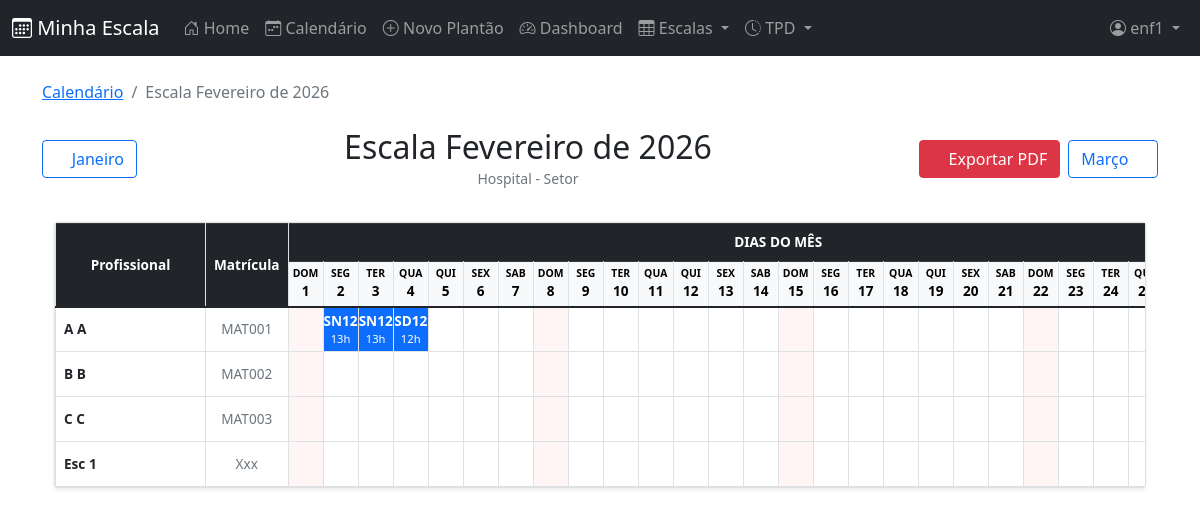
The app's page /escala-mensal/2/2026/ (signed in) with its own data.
### cal/models.py (models this page shows, shortened)
class Matricula(models.Model):
    user = models.OneToOneField(
        User,
        on_delete=models.CASCADE,
        related_name="matricula",
        null=True,
        blank=True
    )
    perfil = models.ForeignKey(PerfilUsuario, on_delete=models.SET_NULL, null=True, blank=True, related_name='matriculas_vinculadas')
    nome_completo = models.CharField(max_length=200)
    nome_exibicao = models.CharField(max_length=50, verbose_name="Nome de Exibição", default="")
    matricula = models.CharField(max_length=30, unique=True)
    coren = models.CharField(max_length=30, blank=True, null=True)
    hospital = models.ForeignKey(
        Hospital,
        on_delete=models.PROTECT,
        related_name="profissionais"
    )
    setor = models.ForeignKey(
        Setor,
        on_delete=models.PROTECT,
        related_name="profissionais",
        null=True,
        blank=True
    )
    especialidade = models.ForeignKey(
        Especialidade,
        on_delete=models.SET_NULL,
        related_name="profissionais",
        null=True,
        blank=True
    )
    carga_horaria_semanal = models.PositiveIntegerField(default=40)
    ativo = models.BooleanField(default=True)
    class Meta:
        ordering = ["nome_exibicao"]

class TipoEvento(models.Model):
    CORES_CHOICES = [
        ('#007bff', 'Azul'),
        ('#6610f2', 'Roxo'),
        ('#6f42c1', 'Lilás'),
        ('#e83e8c', 'Rosa'),
        ('#dc3545', 'Vermelho'),
        ('#fd7e14', 'Laranja'),
        ('#ffc107', 'Amarelo'),
        ('#28a745', 'Verde'),
        ('#20c997', 'Turquesa'),
        ('#17a2b8', 'Ciano'),
        ('#6c757d', 'Cinza'),
        ('#343a40', 'Preto'),
    ]
    tipo_base = models.ForeignKey(Tipo, on_delete=models.CASCADE, related_name="eventos", verbose_name="Tipo Base", null=True, blank=True)
    codigo = models.CharField(max_length=10, verbose_name="Código")
    descricao = models.CharField(max_length=50, verbose_name="Descrição")
    horas = models.PositiveIntegerField(verbose_name="Carga Horária (Horas)")
    cor = models.CharField(max_length=20, choices=CORES_CHOICES, default='#007bff', verbose_name="Cor")
    class Meta:
        verbose_name = "Tipo de Evento"
        verbose_name_plural = "Tipos de Evento"
        unique_together = ("codigo", "descricao")

### cal/views/escala_mes_views.py (the view)
# urls.py: path('escala-mensal/', escala_mes_views.escala_mes_view, name='escala_mensal'),
@login_required
def escala_mes_view(request, mes=None, ano=None):
    hoje = datetime.now()
    mes = int(mes) if mes else hoje.month
    ano = int(ano) if ano else hoje.year
    hospital_id = request.GET.get('hospital')
    setor_id = request.GET.get('setor')
    user = request.user
    matricula_usuario = get_matricula(user)
    if is_admin(user):
        profissionais = Matricula.objects.filter(ativo=True)
        hospitais = Hospital.objects.all()
        setores = Setor.objects.all()
    elif matricula_usuario:
        profissionais = Matricula.objects.filter(
            hospital=matricula_usuario.hospital,
            setor=matricula_usuario.setor,
            ativo=True
        )
        hospitais = Hospital.objects.filter(id=matricula_usuario.hospital.id)
        setores = Setor.objects.filter(id=matricula_usuario.setor.id)
        if not hospital_id:
            hospital_id = matricula_usuario.hospital.id
        if not setor_id:
            setor_id = matricula_usuario.setor.id
    else:
        profissionais = Matricula.objects.none()
        hospitais = Hospital.objects.none()
        setores = Setor.objects.none()
    if hospital_id: profissionais = profissionais.filter(hospital_id=hospital_id)
    if setor_id: profissionais = profissionais.filter(setor_id=setor_id)
    primeiro_dia = date(ano, mes, 1)
    ultimo_dia = date(ano, mes, monthrange(ano, mes)[1])
    datas_cabecalho = []
    weekdays_pt = ['SEG', 'TER', 'QUA', 'QUI', 'SEX', 'SAB', 'DOM']
    for dia in range(1, ultimo_dia.day + 1):
        data_dia = date(ano, mes, dia)
        datas_cabecalho.append({
            'dia': dia,
            'dia_semana': weekdays_pt[data_dia.weekday()],
            'data_completa': data_dia,
            'weekday_idx': data_dia.weekday()
        })
    dados_profissionais = []
    semana_atual = 1
    for profissional in profissionais:
        eventos = EventoEscala.objects.filter(
            profissional=profissional,
            data__range=[primeiro_dia, ultimo_dia]
        ).select_related('tipo')
        dias_dict = {}
        for evento in eventos:
            codigo = ""
            horas = 0
            if evento.tipo:
                codigo = evento.tipo.codigo
                horas = float(evento.tipo.horas or 0)
            dias_dict[evento.data.day] = {
                'turnos': codigo,
                'horas': horas,
                'e_tpd': 'TPD' in codigo.upper(),
                'evento_id': evento.id
            }
        semanas_totais = {}
        semana_idx = 1
        current_week_hours = 0
        for dia_idx, data_head in enumerate(datas_cabecalho):
            dia = data_head['dia']
            if dia in dias_dict:
                current_week_hours += dias_dict[dia]['horas']
            if data_head['weekday_idx'] == 6 or dia_idx == len(datas_cabecalho) - 1:
                semanas_totais[semana_idx] = current_week_hours
                semana_idx += 1
                current_week_hours = 0
        if semana_idx > semana_atual:
            semana_atual = semana_idx
        dados_profissionais.append({
            'profissional': profissional,
            'dias': dias_dict,
            'semanas_totais': semanas_totais,
            'total_mes': sum(d['horas'] for d in dias_dict.values()),
            'saldo': saldo_info(profissional, mes, ano),
        })
    meses_pt = {1: 'Janeiro', 2: 'Fevereiro', 3: 'Março', 4: 'Abril', 5: 'Maio', 6: 'Junho', 7: 'Julho', 8: 'Agosto', 9: 'Setembro', 10: 'Outubro', 11: 'Novembro', 12: 'Dezembro'}
    context = {
        'mes_atual': mes, 'ano_atual': ano, 'mes_nome': meses_pt[mes],
        'dados_profissionais': dados_profissionais, 'datas_cabecalho': datas_cabecalho,
        'hospitais': hospitais, 'setores': setores,
        'hospital_filtro': int(hospital_id) if hospital_id else None,
        'setor_filtro': int(setor_id) if setor_id else None,
        'num_semanas': range(1, semana_atual),
        'mes_anterior': {'mes': 12 if mes==1 else mes-1, 'ano': ano-1 if mes==1 else ano, 'nome': meses_pt[12 if mes==1 else mes-1]},
        'mes_proximo': {'mes': 1 if mes==12 else mes+1, 'ano': ano+1 if mes==12 else ano, 'nome': meses_pt[1 if mes==12 else mes+1]},
    }
    return render(request, 'escala/escala_mes.html', context)

### cal/permissions.py (called while the page is built)
def get_perfil(user):
    return getattr(user, 'cal_perfil', None)

def get_matricula(user):
    return getattr(user, 'matricula', None)

def is_admin(user):
    perfil = get_perfil(user)
    return user.is_staff or (perfil is not None and perfil.tipo == 'ADMIN')

### cal/utils_saldo.py (called while the page is built)
def inicio_semana(referencia=None):
    if referencia is None:
        referencia = date.today()
    dias_desde_domingo = referencia.isoweekday() % 7  # domingo=0, segunda=1, ...
    return referencia - timedelta(days=dias_desde_domingo)

def fim_semana(referencia=None):
    return inicio_semana(referencia) + timedelta(days=6)

def horas_no_periodo(profissional, inicio, fim):
    from .models import EventoEscala
    eventos = EventoEscala.objects.filter(
        profissional=profissional,
        data__range=(inicio, fim),
        tipo__tipo_base__contabiliza=True,
    ).exclude(
        criado_por__cal_perfil__tipo='ENFERMEIRO'
    ).select_related('tipo')
    return sum(e.tipo.horas for e in eventos)

def saldo_semana(profissional, referencia=None):
    inicio = inicio_semana(referencia)
    fim = fim_semana(referencia)
    horas = horas_no_periodo(profissional, inicio, fim)
    return horas - profissional.carga_horaria_semanal

def carga_proxima_semana(profissional, referencia=None):
    saldo = saldo_semana(profissional, referencia)
    carga_ajustada = profissional.carga_horaria_semanal - saldo
    return max(0, carga_ajustada)

def saldo_info(profissional, mes, ano):
    hoje = date.today()
    inicio = inicio_semana(hoje)
    fim = fim_semana(hoje)
    semana_no_mes = (
        (inicio.year == ano and inicio.month == mes) or
        (fim.year == ano and fim.month == mes) or
        (inicio <= date(ano, mes, 1) <= fim)
    )
    saldo = saldo_semana(profissional, hoje)
    carga_prox = carga_proxima_semana(profissional, hoje)
    return {
        'saldo': saldo,
        'carga_proxima': carga_prox,
        'semana_no_mes': semana_no_mes,
    }

### templates/escala/escala_mes.html (shortened to what this page needs)
{% extends 'base.html' %}
{% load static %}
{% load cal_extras %}
{% block content %}
<nav aria-label="breadcrumb" class="mb-4 d-print-none">
    <ol class="breadcrumb">
        <li class="breadcrumb-item"><a href="{% url 'cal:calendar' %}">Calendário</a></li>
        <li class="breadcrumb-item active">Escala {{ mes_nome }} de {{ ano_atual }}</li>
    </ol>
</nav>
<div class="d-flex justify-content-between align-items-center mb-4">
    <div>
        <a href="{% url 'cal:escala_mensal_mes_ano' mes_anterior.mes mes_anterior.ano %}" class="btn btn-outline-primary d-print-none">
            <i class="fas fa-chevron-left"></i> {{ mes_anterior.nome }}
        </a>
    </div>
    <div class="text-center">
        <h2 class="mb-0">Escala {{ mes_nome }} de {{ ano_atual }}</h2>
        <small class="text-muted">{{ escala.hospital.nome|default:"Hospital" }} - {{ escala.setor.nome|default:"Setor" }}</small>
    </div>
    <div class="d-flex gap-2">
        <a href="{% url 'cal:exportar_escala_pdf' mes_atual ano_atual %}" class="btn btn-danger d-print-none">
            <i class="fas fa-file-pdf"></i> Exportar PDF
        </a>
        <a href="{% url 'cal:escala_mensal_mes_ano' mes_proximo.mes mes_proximo.ano %}" class="btn btn-outline-primary d-print-none">
            {{ mes_proximo.nome }} <i class="fas fa-chevron-right"></i>
        </a>
    </div>
</div>
<div class="container-fluid py-2">
    <div class="card shadow-sm">
        <div class="card-body p-0">
            <div class="table-responsive">
                <table class="table table-bordered mb-0 escala-table" style="font-size: 0.85rem;">
                    <thead>
                        <tr class="table-dark text-center">
                            <th rowspan="2" class="align-middle" style="min-width: 150px;">Profissional</th>
                            <th rowspan="2" class="align-middle">Matrícula</th>
                            <th colspan="{{ datas_cabecalho|length }}">DIAS DO MÊS</th>
                        </tr>
                        <tr class="table-light">
                            {% for data in datas_cabecalho %}
                            <th class="text-center p-1 {% if data.weekday_idx == 6 %}bg-danger-subtle{% endif %}" style="min-width: 35px;">
                                <small class="d-block text-uppercase" style="font-size: 0.65rem;">{{ data.dia_semana }}</small>
                                <strong>{{ data.dia }}</strong>
                            </th>
                            {% endfor %}
                        </tr>
                    </thead>
                    <tbody>
                        {% for dados in dados_profissionais %}
                        {% with prof=dados.profissional %}
                        <tr>
                            <td class="align-middle fw-bold">{{ prof.nome_completo }}</td>
                            <td class="align-middle text-center text-muted">{{ prof.numero|default:prof.matricula }}</td>
                            {% for data_head in datas_cabecalho %}
                            {% with dia_idx=data_head.dia %}
                            <td class="p-0 text-center align-middle dia-celula"
                                data-dia="{{ dia_idx }}"
                                data-prof="{{ prof.id }}"
                                style="height: 45px; {% if data_head.weekday_idx == 6 %}background-color: #fff5f5;{% endif %}">
                                {% for dia_num, dia_info in dados.dias.items %}
                                    {% if dia_num == dia_idx %}
                                        <div class="h-100 w-100 d-flex flex-column justify-content-center cursor-pointer
                                            {% if dia_info.e_tpd %}bg-warning text-dark{% elif dia_info.horas > 0 %}bg-primary text-white{% endif %}"
                                            onclick="editarDia({{ dia_idx }}, {{ prof.id }}, '{{ dia_info.turnos }}', {{ dia_info.horas }}, {{ dia_info.e_tpd|yesno:'true,false' }}, {{ dia_info.evento_id|default:0 }})">
                                            <div class="fw-bold">{{ dia_info.turnos }}</div>
                                            <div style="font-size: 0.7rem;">{{ dia_info.horas|floatformat:0 }}h</div>
                                        </div>
                                    {% endif %}
                                {% endfor %}
                            </td>
                            {% endwith %}
                            {% endfor %}
                        </tr>
                        {% endwith %}
                        {% endfor %}
                    </tbody>
                </table>
            </div>
        </div>
    </div>
</div>
{% endblock %}

### templates/navbar.html (shortened to what this page needs)
<nav class="navbar navbar-expand-md navbar-dark bg-dark">
    <div class="container-fluid">
        <a class="navbar-brand" href="{% url 'cal:home' %}"><i class="bi bi-calendar3"></i> Minha Escala</a>
        <div class="offcanvas offcanvas-end bg-dark text-white" tabindex="-1" id="offcanvasNavbar">
            <div class="offcanvas-body">
                <div class="navbar-nav me-auto">
                    <a class="nav-link" href="{% url 'cal:home' %}"><i class="bi bi-house-door"></i> Home</a>
                    {% if user.is_authenticated %}
                    <a class="nav-link" href="{% url 'cal:calendar' %}"><i class="bi bi-calendar-week"></i> Calendário</a>
                    <a class="nav-link" href="{% url 'cal:event_new' %}"><i class="bi bi-plus-circle"></i> Novo Plantão</a>
                    <a class="nav-link" href="{% url 'cal:dashboard' %}"><i class="bi bi-speedometer2"></i> Dashboard</a>
                    <div class="nav-item dropdown">
                        <a class="nav-link dropdown-toggle" href="#" id="escalaDropdown" role="button" data-bs-toggle="dropdown" aria-expanded="false">
                            <i class="bi bi-table"></i> Escalas
                        </a>
                    </div>
                    <div class="nav-item dropdown">
                        <a class="nav-link dropdown-toggle" href="#" id="tpdDropdown" role="button" data-bs-toggle="dropdown" aria-expanded="false">
                            <i class="bi bi-clock-history"></i> TPD
                        </a>
                    </div>
                    {% endif %}
                </div>
                <div class="navbar-nav">
                    {% if user.is_authenticated %}
                        <div class="nav-item dropdown">
                            <a class="nav-link dropdown-toggle" href="#" id="navbarDropdown" role="button" data-bs-toggle="dropdown" aria-expanded="false">
                                <i class="bi bi-person-circle"></i> {{ user.username }}
                            </a>
                        </div>
                    {% else %}
                        <a class="nav-link" href="{% url 'cal:login' %}">
                            <i class="bi bi-box-arrow-in-right"></i> Login
                        </a>
                    {% endif %}
                </div>
            </div>
        </div>
    </div>
</nav>

### templates/escala/escala_mes.html (style rules this page uses)
.escala-table th, .escala-table td { border-color: #dee2e6 !important; }
.cursor-pointer { cursor: pointer; }

### records on screen
Matricula: profissional.nome_completo "A A", profissional.numero "MAT001", horas "13" "13" "12", {{ dia_idx }} 4 (drawn)
TipoEvento: turnos "SN12" "SN12"
TipoEvento: turnos "SD12"
Matricula: profissional.nome_completo "B B", profissional.numero "MAT002", {{ dia_idx }} 4 (drawn)
Matricula: profissional.nome_completo "C C", profissional.numero "MAT003", {{ dia_idx }} 4 (drawn)
Matricula: profissional.nome_completo "Esc 1", profissional.numero "Xxx", {{ dia_idx }} 4 (drawn)

### other values on screen
{{ user.username }} "enf1"
{{ mes_nome }} "Fevereiro"
{{ ano_atual }} "2026"
{{ mes_anterior.nome }} "Janeiro"
{{ escala.hospital.nome|default:"Hospital" }} "Hospital"
{{ escala.setor.nome|default:"Setor" }} "Setor"
{{ mes_proximo.nome }} "Março"
{{ data.dia_semana }} "DOM" "SEG" "TER" "QUA" "QUI" "SEX" "SAB" "DOM" "SEG" "TER" "QUA" "QUI" "SEX" "SAB" "DOM" "SEG" "TER" "QUA" "QUI" "SEX" "SAB" "DOM" "SEG" "TER"
{{ data.dia }} "1" "2" "3" "4" "5" "6" "7" "8" "9" "10" "11" "12" "13" "14" "15" "16" "17" "18" "19" "20" "21" "22" "23" "24"
